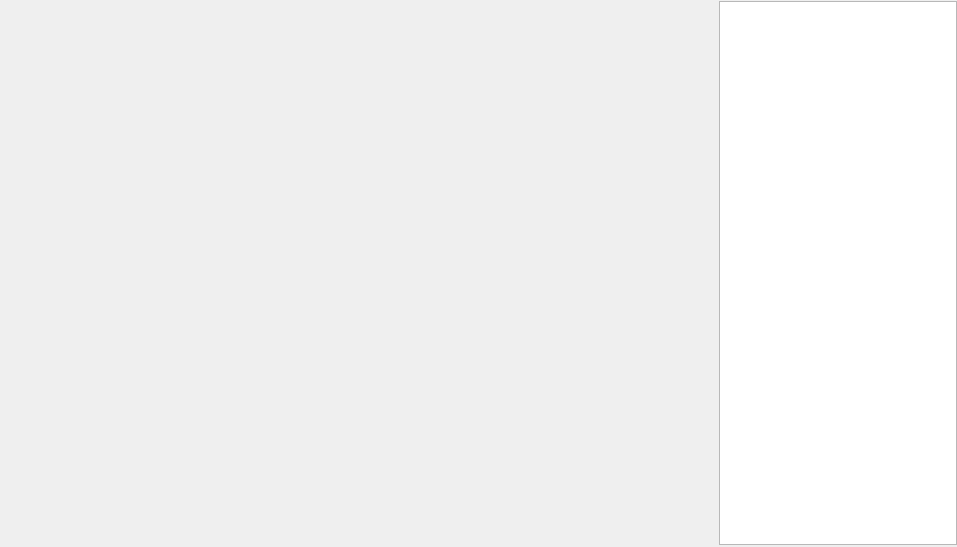
<?xml version="1.0" encoding="UTF-8"?>
<ui version="4.0">
 <class>magnifyWindow</class>
 <widget class="QWidget" name="magnifyWindow">
  <property name="geometry">
   <rect>
    <x>0</x>
    <y>0</y>
    <width>957</width>
    <height>547</height>
   </rect>
  </property>
  <property name="windowTitle">
   <string>Form</string>
  </property>
  <layout class="QHBoxLayout" name="horizontalLayout_2">
   <property name="spacing">
    <number>5</number>
   </property>
   <property name="leftMargin">
    <number>1</number>
   </property>
   <property name="topMargin">
    <number>1</number>
   </property>
   <property name="rightMargin">
    <number>0</number>
   </property>
   <property name="bottomMargin">
    <number>2</number>
   </property>
   <item>
    <widget class="QCustomPlot" name="plotWidget" native="true">
     <property name="sizePolicy">
      <sizepolicy hsizetype="Preferred" vsizetype="Preferred">
       <horstretch>3</horstretch>
       <verstretch>0</verstretch>
      </sizepolicy>
     </property>
    </widget>
   </item>
   <item>
    <widget class="QTableWidget" name="tableWidget">
     <property name="sizePolicy">
      <sizepolicy hsizetype="Expanding" vsizetype="Expanding">
       <horstretch>1</horstretch>
       <verstretch>0</verstretch>
      </sizepolicy>
     </property>
    </widget>
   </item>
  </layout>
  <action name="action_hide">
   <property name="icon">
    <iconset>
     <normaloff>D:/课程/毕设/项目/材料/icon/隐藏1.png</normaloff>D:/课程/毕设/项目/材料/icon/隐藏1.png</iconset>
   </property>
   <property name="text">
    <string>隐藏属性表</string>
   </property>
   <property name="toolTip">
    <string>隐藏属性表</string>
   </property>
  </action>
  <action name="action_unfold">
   <property name="icon">
    <iconset>
     <normaloff>D:/课程/毕设/项目/材料/icon/显示1.png</normaloff>D:/课程/毕设/项目/材料/icon/显示1.png</iconset>
   </property>
   <property name="text">
    <string>展开属性表</string>
   </property>
   <property name="toolTip">
    <string>展开属性表</string>
   </property>
  </action>
 </widget>
 <customwidgets>
  <customwidget>
   <class>QCustomPlot</class>
   <extends>QWidget</extends>
   <header location="global">qcustomplot.h</header>
   <container>1</container>
  </customwidget>
 </customwidgets>
 <resources/>
 <connections/>
</ui>
